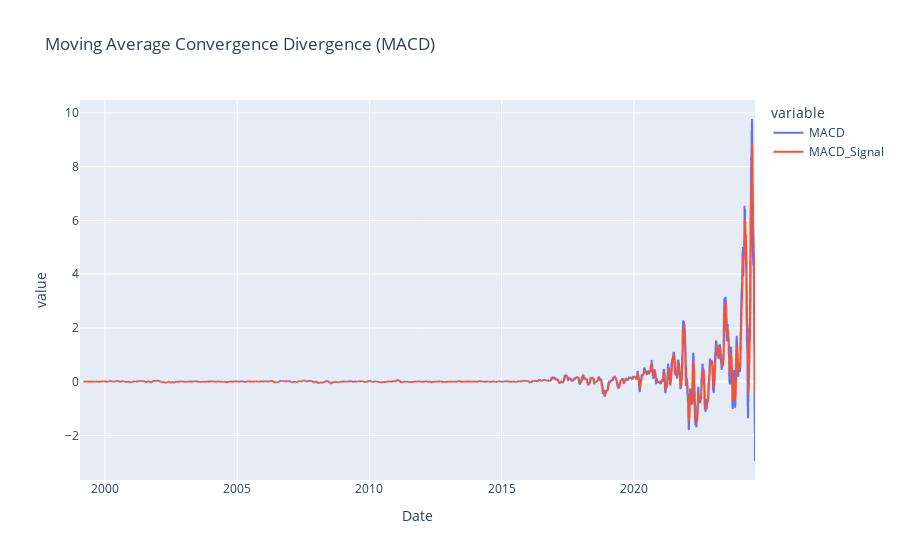

Notebook code for this chart:
### Code cell
fa.plot_macd()

### Figure 1 — Plotly figure (JSON) as saved in the notebook; plotly's stock layout.template omitted (floating-point values rounded to 4 significant figures; data arrays with more than 128 entries replaced by an {"elided": "..."} marker saying what was removed)
{"data": [{"hovertemplate": "variable=MACD<br>Date=%{x}<br>value=%{y}<extra></extra>", "legendgroup": "MACD", "line": {"color": "#636efa", "dash": "solid"}, "marker": {"symbol": "circle"}, "mode": "lines", "name": "MACD", "showlegend": true, "type": "scattergl", "x": {"elided": "6421 str values"}, "xaxis": "x", "y": {"elided": "6421 float values"}, "yaxis": "y"}, {"hovertemplate": "variable=MACD_Signal<br>Date=%{x}<br>value=%{y}<extra></extra>", "legendgroup": "MACD_Signal", "line": {"color": "#EF553B", "dash": "solid"}, "marker": {"symbol": "circle"}, "mode": "lines", "name": "MACD_Signal", "showlegend": true, "type": "scattergl", "x": {"elided": "6421 str values"}, "xaxis": "x", "y": {"elided": "6421 float values"}, "yaxis": "y"}], "layout": {"legend": {"title": {"text": "variable"}, "tracegroupgap": 0}, "title": {"text": "Moving Average Convergence Divergence (MACD)"}, "xaxis": {"anchor": "y", "domain": [0, 1], "title": {"text": "Date"}}, "yaxis": {"anchor": "x", "domain": [0, 1], "title": {"text": "value"}}}}
